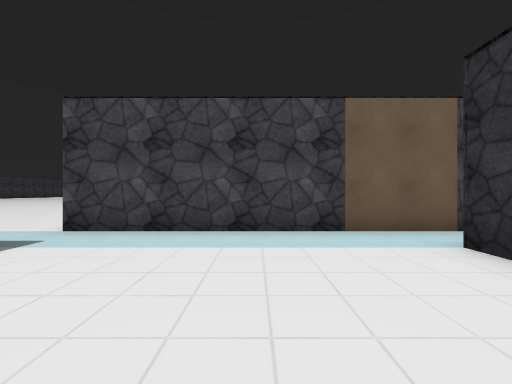
View 1 (above)

18 first-person views from a walk through a 3-D level made in the Unity game engine. The camera is 1.4 m above the floor, looks level and sees 90° across. The floor is counted in squares, 2 m on a side. Each view is taken from the middle of a square. On the plan, view 1 faces up. The plan holds only what a view shows up to about 9 squares ahead; the rest is blank. The place goes on beyond the plan. The player is left out. Some surface patterns are stand-ins.

View 2
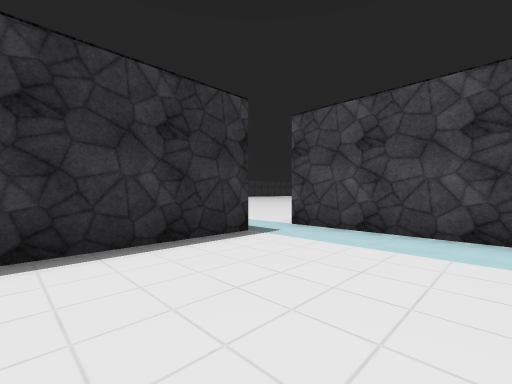

View 3
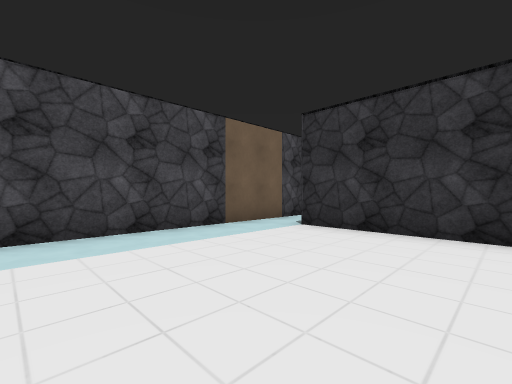

View 4
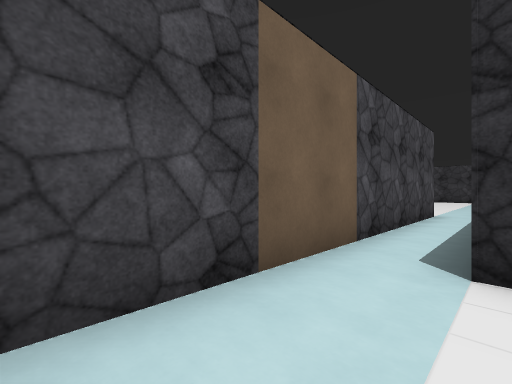

View 5
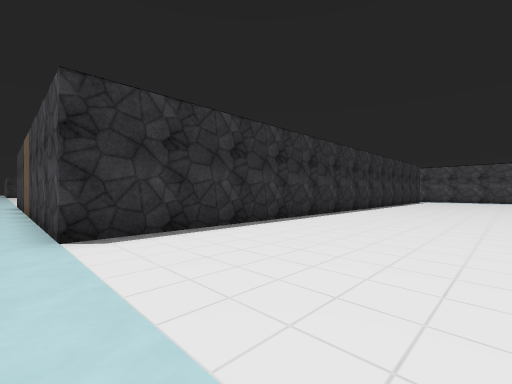

View 6
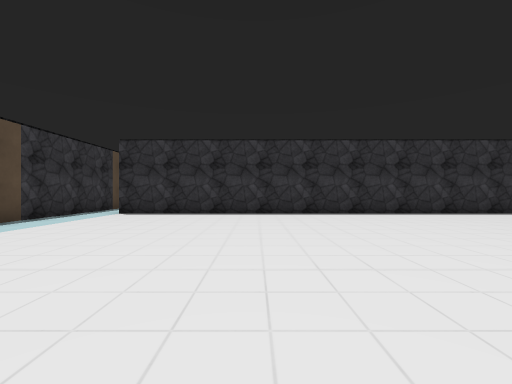

View 7
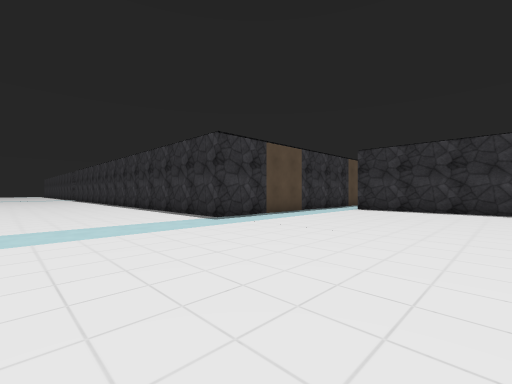

View 8
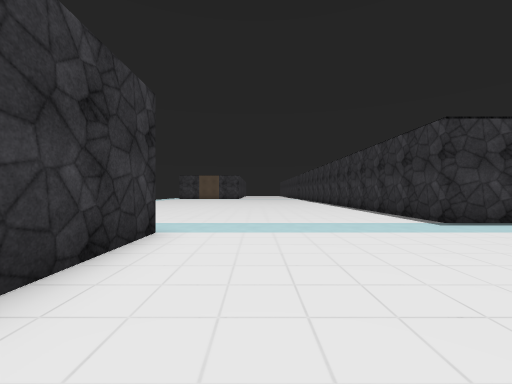

View 9
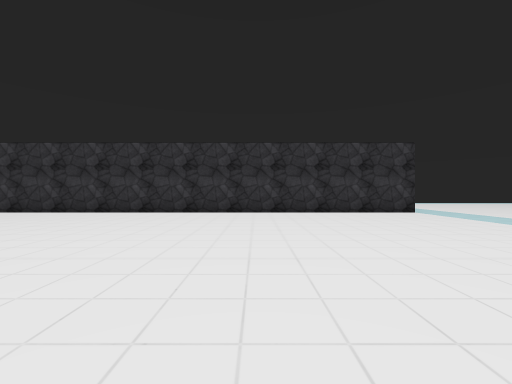

View 10
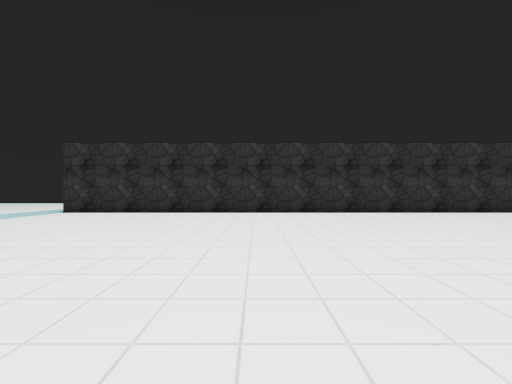

View 11
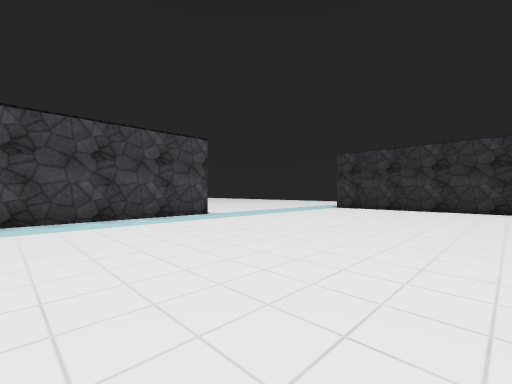

View 12
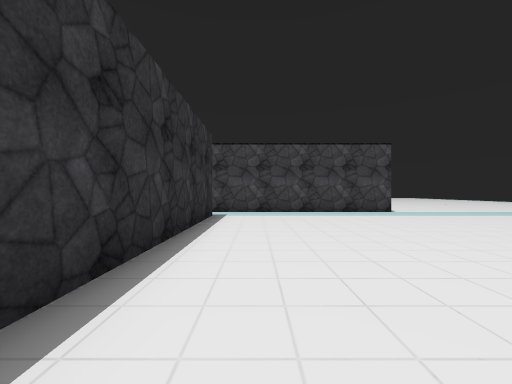

View 13
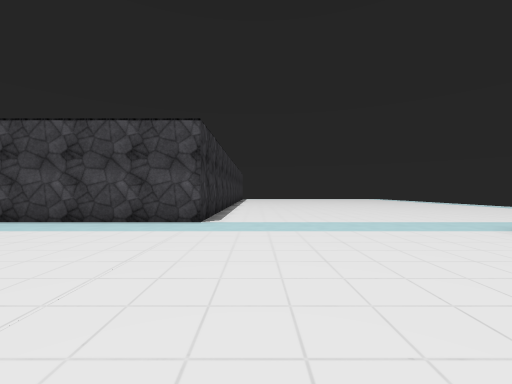

View 14
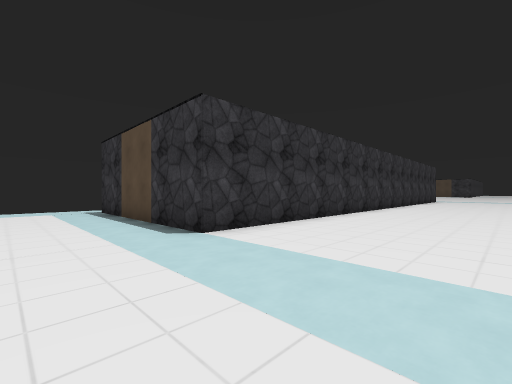

View 15
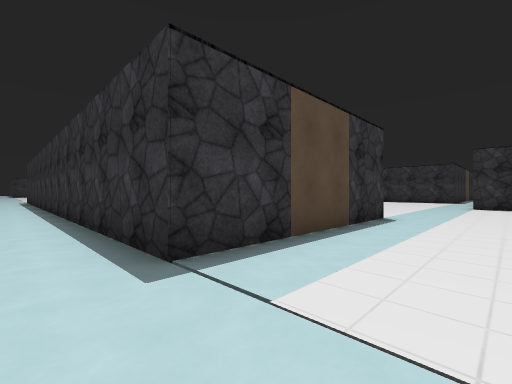

View 16
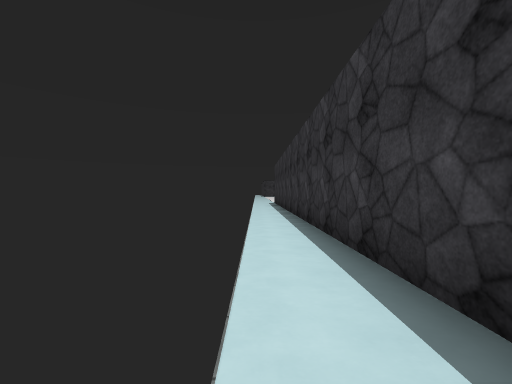

View 17
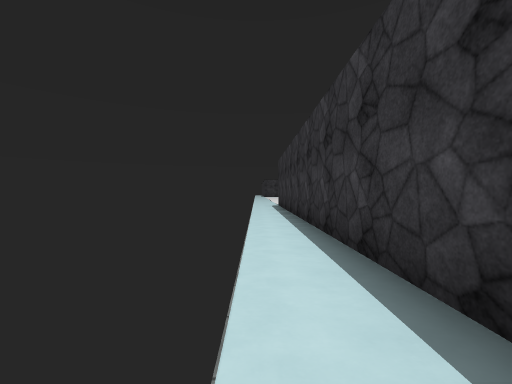

View 18
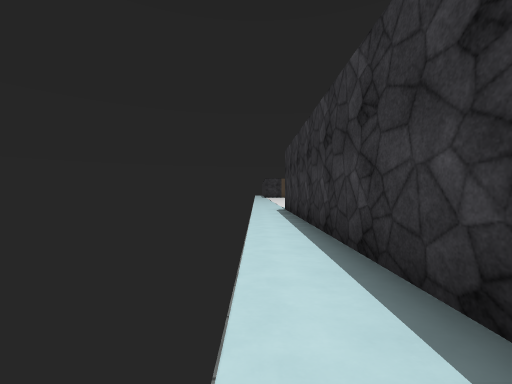

### Floor plan
Points are (right, up) in squares from view 1. A wall is a line through its corners. A room is listed if a view was taken in it or the views show most of it. See-through windows are left out.
Room 1 (views 1, 2, 3, 4)
walls: (2.6, 0) (2.6, 3.2); (-3.4, 3.2) (-3.4, 0); (8.7, 4.6) (-3.5, 4.6)
ways out: opening at (9, 4) to room 2; opening at (-4, 4)
Room 2 (views 5, 6, 7, 8, 9, 10, 11, 12, 13, 14, 15, 16, 17, 18)
walls: (20.7, 4.5) (20.7, 23.6) (26.8, 23.6) (26.8, 6); (14.7, 26.5) (14.7, 24.9) (8.5, 24.9); (8, 3.2) (14.7, 3.2) (14.7, 0); (8.7, 23.6) (8.7, 4.6)
ways out: opening at (9, 4) to room 1

Where each view was taken, in squares from view 1:
view 1: 0 up, 0 right, facing up
view 2: 0 up, 0 right, facing up-left
view 3: 0 up, 2 left, facing up-right
view 4: 3 up, 0 right, facing up-right
view 5: 4 up, 13 right, facing up-left
view 6: 9 up, 17 right, facing left
view 7: 9 up, 19 right, facing down-left
view 8: 9 up, 19 right, facing down
view 9: 10 up, 12 right, facing right
view 10: 17 up, 12 right, facing right
view 11: 18 up, 10 right, facing up-right
view 12: 16 up, 10 right, facing up
view 13: 19 up, 16 right, facing up
view 14: 26 up, 17 right, facing down-right
view 15: 26 up, 28 right, facing down-left
view 16: 21 up, 28 right, facing down
view 17: 18 up, 28 right, facing down
view 18: 15 up, 28 right, facing down
